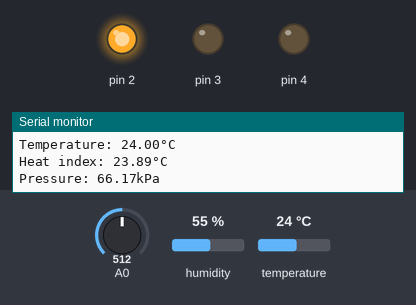
Recording of a sketch running on a simulated Arduino Uno, built with avr-gcc and run on an emulated ATmega328P. On the bench: output pins drawn as LEDs (lit = HIGH), the last lines printed to the serial monitor. The inputs (shaded band) are chosen by the test bench; at power-on: temperature 24 °C, A0 = 512, humidity 55 %.

Above: at 2.8 s.
2.9 s: temperature set to 34 °C
4.4 s: temperature set to 37 °C
At 5.7 s:
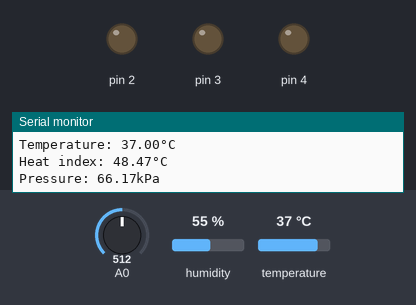
7.7 s: A0 set to 621
9.5 s: A0 set to 657
At 11.1 s:
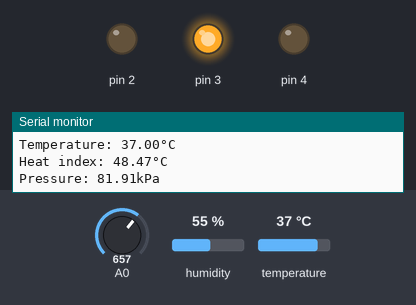
11.9 s: A0 set to 511
At 13.7 s:
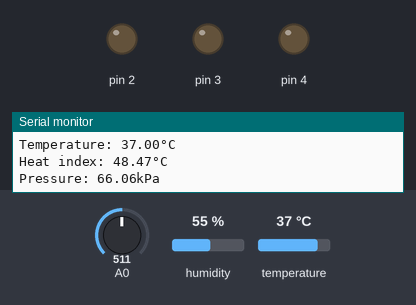
14.0 s: A0 set to 716
At 15.2 s:
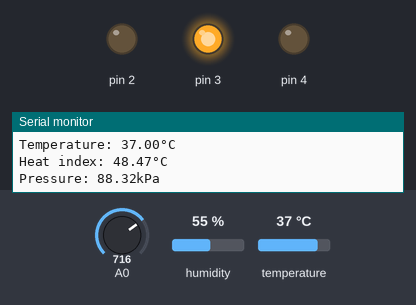
Timing chart, 0 to 17.0 s (numbered marks = the images above; inputs shaded):
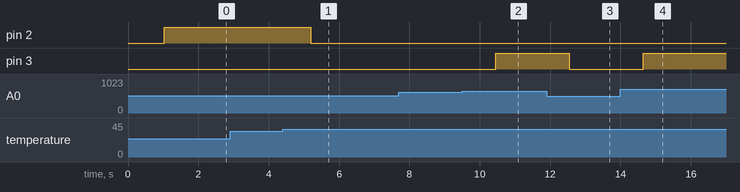

Measured:
- the behaviour switches between 35 and 36 °C on temperature (found by bisection; images 0 and 1)
- the behaviour switches between 639 and 640 on A0 (found by bisection; images 1 and 2)
- after the input at 4.4 s, pin 2: HIGH → LOW after 0.80 s
- after the input at 9.5 s, pin 3: LOW → HIGH after 0.95 s
- after the input at 11.9 s, pin 3: HIGH → LOW after 0.64 s
- after the input at 14.0 s, pin 3: LOW → HIGH after 0.64 s

The sketch:

praktikum_3.ino
```cpp
#include "DHT.h"
#define DHTPIN 13
#define DHTTYPE DHT11

DHT dht(DHTPIN, DHTTYPE);

void setup() {
  // put your setup code here, to run once:
  Serial.begin(9600);
  dht.begin();
  pinMode(2,OUTPUT);
  pinMode(3,OUTPUT);
  pinMode(4,OUTPUT);
  pinMode(5,OUTPUT);

}
float readPressure(int pin){
  float val = analogRead(pin);
  if (isnan(val)){
    Serial.println(F("Failed to read from MPX sensor!"));
    return;
    }
  float pressure = ((val/1023)+0.095)/0.009;
  // float pressure = ((float)val/(float)1023+0.095)/0.009;
  return pressure;
  }

void loop() {
  // put your main code here, to run repeatedly:
  delay(1000);

  float pressure = readPressure(A0);

  float humidity = dht.readHumidity();
  float temperature = dht.readTemperature();
  if (isnan(humidity) || isnan(temperature)) {
    Serial.println(F("Failed to read from DHT sensor!"));
    return;
  }
  // Compute heat index in Celsius (isFahreheit = false)
  float hic = dht.computeHeatIndex(temperature, humidity, false);

  // condition 1
  if (hic < 45.0 && pressure < 80.0){
    digitalWrite(2,HIGH);
    noTone(5);
    digitalWrite(3,LOW);
    digitalWrite(4,LOW);
  }
  // condition 2
  else if (( hic >= 45.0 && hic < 55.0 ) && (pressure >= 80.0 && pressure <= 100.0 )){
    digitalWrite(3,HIGH);
    noTone(5);
    digitalWrite(2,LOW);
    digitalWrite(4,LOW);
  }
  // condition 3
  else if (hic >= 55.0 && pressure > 100.0 ){
    digitalWrite(4,HIGH);
    tone(5,5000);
    digitalWrite(2,LOW);
    digitalWrite(3,LOW);
  }
  else {
    Serial.println();
    Serial.print("Error");
    digitalWrite(2,LOW);
    digitalWrite(3,LOW);
    digitalWrite(4,LOW);
    noTone(5);
    }


    Serial.println();
    Serial.print("------");
    Serial.println();
    Serial.print(F("Humidity: "));Serial.print(humidity);Serial.print(F("% "));
    Serial.println();
    Serial.print(F("Temperature: "));Serial.print(temperature);Serial.print(F("°C "));
    Serial.println();
    Serial.print(F("Heat index: "));Serial.print(hic);Serial.print(F("°C "));
    Serial.println();
    Serial.print("Pressure: ");Serial.print(pressure);Serial.print("kPa");
    Serial.println();
}
```
